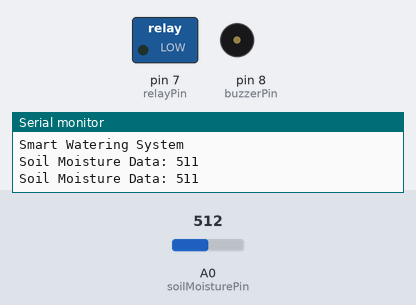
Simulated run of this sketch. Board: Arduino Uno, built with avr-gcc and run on an emulated ATmega328P. Parts: switched loads named in the sketch (green lamp = pin HIGH), buzzer (waves = sounding, pin HIGH), the last lines printed to the serial monitor. The inputs (shaded band) are chosen by the test bench; at power-on: A0 (soilMoisturePin) = 512.

Above: at 1.8 s.
1.9 s: A0 (soilMoisturePin) set to 558
3.4 s: A0 (soilMoisturePin) set to 580
At 5.1 s:
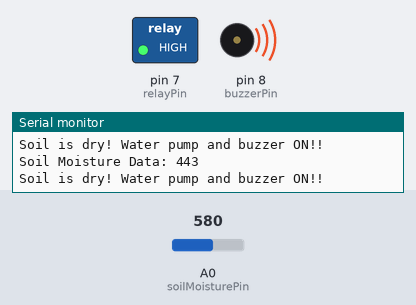
Timing chart, 0 to 6.6 s (numbered marks = the images above; inputs shaded):
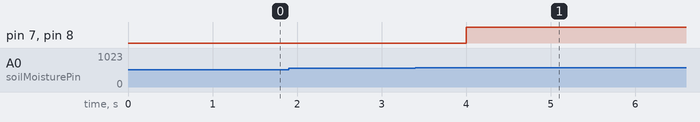

The sketch:

Smart_watreing_sysytem.ino
```cpp
// Pin definitions
const int soilMoisturePin = A0;  // Soil moisture sensor analog pin
const int relayPin = 7;          // Relay pin for the water pump
const int buzzerPin = 8;         // Buzzer pin

// Threshold values for soil moisture
const int dryThreshold = 450;    // Turn on water pump and buzzer if below this value
const int wetThreshold = 650;    // Turn off water pump and buzzer if above this value

void setup() {
  pinMode(relayPin, OUTPUT);     // Set relay pin as output
  pinMode(buzzerPin, OUTPUT);    // Set buzzer pin as output
  digitalWrite(relayPin, LOW);   // Ensure relay is off initially
  digitalWrite(buzzerPin, LOW);  // Ensure buzzer is off initially

  Serial.begin(9600);            // Start serial communication
  Serial.println("Smart Watering System");
}

void loop() {
  int soilMoistureValue = analogRead(soilMoisturePin);  // Read soil moisture value
  int SoilMoisturedata = 1023 - soilMoistureValue;      // Invert the value

  Serial.print("Soil Moisture Data: ");
  Serial.println(SoilMoisturedata);  // Print the inverted value to the Serial Monitor

  // Check soil moisture levels
  if (SoilMoisturedata <= dryThreshold) {
    // Soil is dry, turn on water pump and buzzer
    digitalWrite(relayPin, HIGH);    // Turn on water pump
    digitalWrite(buzzerPin, HIGH);   // Turn on buzzer
    Serial.println("Soil is dry! Water pump and buzzer ON!!");
  } else if (SoilMoisturedata >= wetThreshold) {
    // Soil is wet, turn off water pump and buzzer
    digitalWrite(relayPin, LOW);     // Turn off water pump
    digitalWrite(buzzerPin, LOW);    // Turn off buzzer
    Serial.println("Soil is wet! Water pump and buzzer OFF!!");
  }

  delay(1000);  // Wait for 1 second before taking another reading
}
```

Measured:
- the behaviour switches between 572 and 573 on A0 (soilMoisturePin) (found by bisection; images 0 and 1)
- after the input at 3.4 s, pin 7 (relayPin), pin 8 (buzzerPin): LOW → HIGH after 0.60 s
